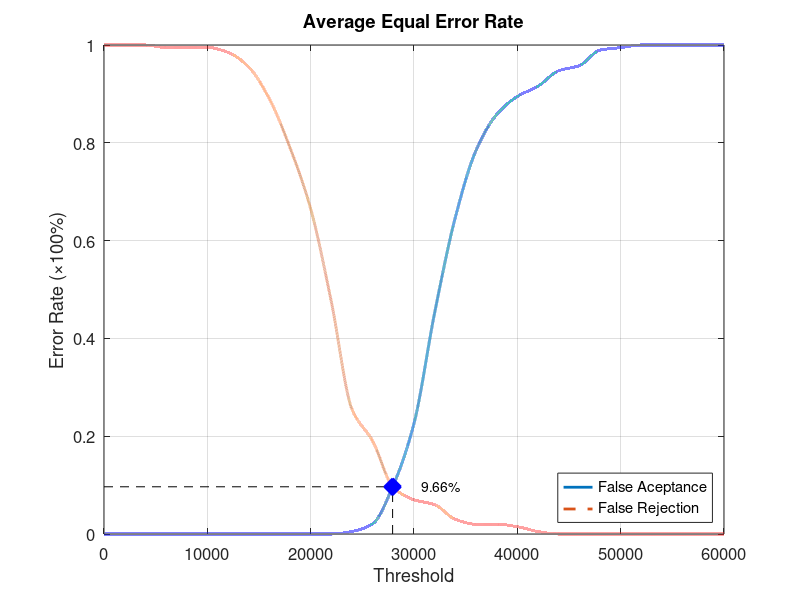
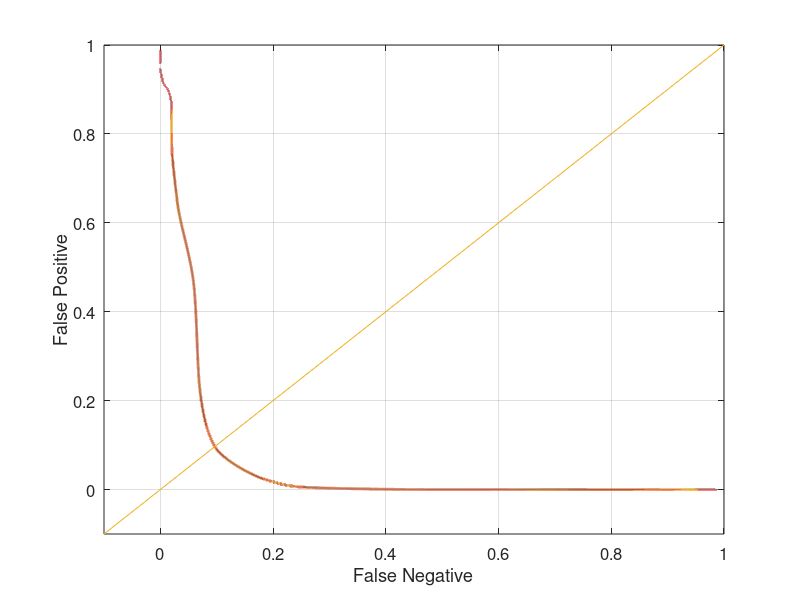

Here is the MATLAB script that generated these plots, in order:
function yEER = Database2_1
close all;
clear;
clc;
x = 0:2000:60000;
xq = 0:0.5:60000;

y0 = [0 0 0 0 0 0 0 0 0 0 0 0 0.00526316 0.0210526 0.1 0.226316 0.452632 0.647368 0.784211 0.857895 0.894737 0.915789 0.947368 0.957895 0.989474 0.994737 1 1 1 1 1];
yy0 = interp1(x, y0, xq, 'pchip');
y1 = [1 1 1 0.995 0.995 0.995 0.985 0.955 0.89 0.79 0.665 0.475 0.255 0.19 0.095 0.07 0.06 0.03 0.02 0.02 0.015 0.005 0 0 0 0 0 0 0 0 0];
yy1 = interp1(x, y1, xq, 'pchip');

% Calculating EER: 
y2 = abs(y0 - y1);
find(y2 == min(y2))
yy2 = abs(yy0 - yy1);
xEER = find(yy2 == min(yy2));
xEERIndex = xq(xEER) % X-axis EER
yEER = yy0(xEER) % Y-axis EER

main = figure
plot(xq, yy0,'-','LineWidth', 2);	hold on
plot(xq, yy1,'--','LineWidth', 2);	hold on
plot([xEERIndex xEERIndex], [0 yEER], 'k--');	hold on
plot([0 xEERIndex], [yEER yEER], 'k--');	hold on
plot(xEERIndex, yEER, 'bx', 'LineWidth', 10);	hold on
text(xEERIndex + 10 * xEERIndex / 100, yEER, [num2str(round((10000 * yEER)) / 100) '%'])
legend('False Aceptance', 'False Rejection', 'Location', 'SouthEast')
xlabel('Threshold')
ylabel('Error Rate (\times100%)')
title('Average Equal Error Rate')
set(gca, 'FontSize', 12)
axis([0 60000 0 1])
grid on

print(main, 'Database2_1Main', '-dpng');
FNRxFPR = figure('Color', [1 1 1]);
plot(yy1, yy0, '-', yy1, yy0, 'LineWidth', 2);
hold on
y = -0.1:0.1:1
plot(y, y); 
set(gca, 'FontSize', 12)
xlabel('False Negative')
ylabel('False Positive')
axis([-0.1 1 -0.1 1])
set(gca, 'FontSize', 12)
grid on

print(FNRxFPR, 'Database2_1FNRxFPR','-dpng');
end
